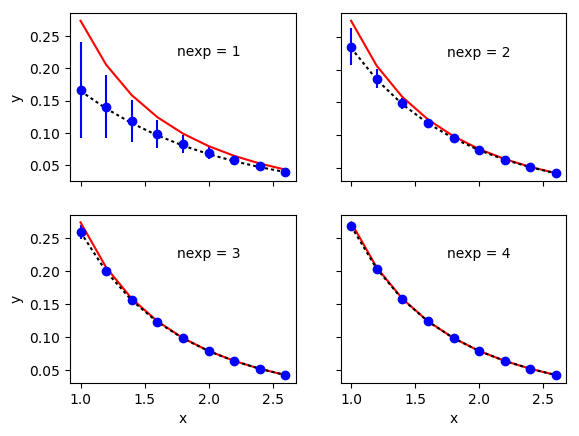

Source code (Python):
#!/usr/bin/env python
# encoding: utf-8
"""
eg5.py - Code for "y Has No Errors; Marginalization"

Created by Peter Lepage on 2016-12.
Copyright (c) 2016 Cornell University. All rights reserved.
"""
DO_PLOT = True
DO_BOOTSTRAP = True

import sys
import tee

import numpy as np
import gvar as gv
import lsqfit

sys_stdout = sys.stdout

def main():
    do_fit(do_plot=DO_PLOT)
    do_fit(svdcut=1e-19, do_plot=False)

def do_fit(svdcut=None, do_plot=False):
    if svdcut is None:
        svdcut = lsqfit.nonlinear_fit.set()['svdcut']
        sys.stdout = tee.tee(sys_stdout, open('eg5a.out', 'w'))
        default_svd = True
    else:
        default_svd = False
    x, y = make_data()
    prior = make_prior(100)              # 20 exponential terms in all (10 gives same result)
    p0 = None
    for nexp in range(1, 6):
        # marginalize the last 100 - nexp terms
        fit_prior = gv.BufferDict()     # part of prior used in fit
        ymod_prior = gv.BufferDict()    # part of prior absorbed in ymod
        for k in prior:
            fit_prior[k] = prior[k][:nexp]
            ymod_prior[k] = prior[k][nexp:]
        ymod = y - fcn(x, ymod_prior)
        # fit modified data with just nexp terms
        fit = lsqfit.nonlinear_fit(
            data=(x, ymod), prior=fit_prior, fcn=fcn, p0=p0, tol=1e-10,
            svdcut=svdcut
            )
        if not default_svd and nexp == 5:
            sys.stdout = tee.tee(sys_stdout, open('eg5b.out', 'w'))
        print '************************************* nexp =',nexp
        print fit.format(True)
        p0 = fit.pmean
        if do_plot:
            import matplotlib.pyplot as plt
            if nexp > 4:
                continue
            plt.subplot(2, 2, nexp)
            if nexp not in  [1, 3]:
                plt.yticks([0.05, 0.10, 0.15, 0.20, 0.25], [])
            else:
                plt.ylabel('y')
            if nexp not in [3, 4]:
                plt.xticks([1.0, 1.5, 2.0, 2.5], [])
            else:
                plt.xlabel('x')
            plt.errorbar(x=x, y=gv.mean(ymod), yerr=gv.sdev(ymod), fmt='bo')
            plt.plot(x, y, '-r')
            plt.plot(x, fcn(x, fit.pmean), ':k')
            plt.text(1.75, 0.22,'nexp = {}'.format(nexp))
            if nexp == 4:
                plt.savefig('eg5.png', bbox_inches='tight')
                plt.show()
    # print summary information and error budget
    E = fit.p['E']              # best-fit parameters
    a = fit.p['a']
    outputs = {
        'E1/E0':E[1] / E[0], 'E2/E0':E[2] / E[0],
        'a1/a0':a[1] / a[0], 'a2/a0':a[2] / a[0]
        }
    inputs = {
        'E prior':prior['E'], 'a prior':prior['a'],
        'svd cut':fit.svdcorrection,
        }
    print(gv.fmt_values(outputs))
    print(gv.fmt_errorbudget(outputs, inputs))
    sys.stdout = sys_stdout

def fcn(x,p):
    a = p['a']       # array of a[i]s
    E = p['E']       # array of E[i]s
    return np.sum(ai * np.exp(-Ei*x) for ai, Ei in zip(a, E))

def make_prior(nexp):
    prior = gv.BufferDict()
    prior['a'] = gv.gvar(nexp * ['0.5(5)'])
    dE = gv.gvar(nexp * ['1.0(1)'])
    prior['E'] = np.cumsum(dE)
    return prior

def make_data():
    x = np.array([ 1., 1.2, 1.4, 1.6, 1.8, 2., 2.2, 2.4, 2.6])
    y = np.array([
        0.2740471001620033,  0.2056894154005132,  0.158389402324004 ,
        0.1241967645280511,  0.0986901274726867,  0.0792134506060024,
        0.0640743982173861,  0.052143504367789 ,  0.0426383022456816,
        ])
    return x, y

if __name__ == '__main__':
    main()